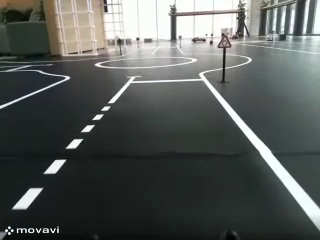
#> input picture frame 24 of lane detection/KakaoTalk_20240519_210000257.mp4, 320 x 240 px, given in place of 21-09-17-12-39-53.mp4, which was not available
$ python icc_week1a.py   (older library calls are emulated)
#> lines starting #> are read from the running program, lines starting #| are printed output that depends on the picture; after the words box and inside, x2 and y2 are one past the last pixel; in counts of white or black regions, pixels touching at a corner belong together; pictures that were not available may be replaced by others from this repository, and a replacement may not be noted
import cv2
import numpy as np
import matplotlib.pyplot as plt

def color(img):  #하얀선과 노란선을 추출하여 띄우기
    # -> HSV
    hsv = cv2.cvtColor(img, cv2.COLOR_BGR2HSV)

    white_lower = np.array([0, 0, 200])
    white_upper = np.array([179, 255, 255])
    white_range = cv2.inRange(hsv, white_lower, white_upper)
    filtered_img = cv2.bitwise_and(img, img, mask=white_range)
    return filtered_img

def warp(img): #이미지를 버드와이저로 변환
    x, y = img.shape[1], img.shape[0] #320,240

    # ROi
    src_center_offset = [94, 77]  #121, 42 94, 77 80, 96

    src_point1=[0, 240]
    src_point2=[src_center_offset[0], src_center_offset[1]]
    src_point3=[320 - src_center_offset[0], src_center_offset[1]]
    src_point4=[320, 240]
    src=np.float32([src_point1,src_point2,src_point3,src_point4])

    dst_offset = [round(x * 0.20), 0]
        # offset x 값이 작아질 수록 dst box width 증가합니다.

    dst_point1=[dst_offset[0], y]
    dst_point2=[dst_offset[0], 0]
    dst_point3=[x - dst_offset[0], 0]
    dst_point4=[x - dst_offset[0], y]
    dst=np.float32([dst_point1,dst_point2,dst_point3,dst_point4])

    # find perspective matrix
    matrix = cv2.getPerspectiveTransform(src, dst)
    warp_img = cv2.warpPerspective(img, matrix, (x, y))
    return warp_img

def binary(warp_img): #bin으로 변환
    grayed_img = cv2.cvtColor(warp_img, cv2.COLOR_BGR2GRAY)
    _, bin_img = cv2.threshold(grayed_img, 160, 255, cv2.THRESH_BINARY)
    return bin_img

def draw(bin_img):
    histogram = np.sum(bin_img, axis=0)
    midpoint = np.int(histogram.shape[0]/2) # 160
    leftbase = np.argmax(histogram[:midpoint])
    rightbase = np.argmax(histogram[midpoint:]) + midpoint
    # [4 lines of commented-out code are left out]

    out_img = np.dstack((bin_img, bin_img, bin_img)) * 255

    ## window parameter
    # 적절한 윈도우의 개수를 지정합니다.
    nwindows = 7
    # 개수가 너무 적으면 정확하게 차선을 찾기 힘듭니다.
    # 개수가 너무 많으면 연산량이 증가하여 시간이 오래 걸립니다.
    window_height = 240//nwindows
    # 윈도우의 너비를 지정합니다. 윈도우가 옆 차선까지 넘어가지 않게 사이즈를 적절히 지정합니다.
    margin = 25
    # 탐색할 최소 픽셀의 개수를 지정합니다.
    min_pix = round((margin * 2 * window_height) * 0.0031)

    lane_pixel = bin_img.nonzero()
    lane_pixel_y = np.array(lane_pixel[0])
    lane_pixel_x = np.array(lane_pixel[1])

    # pixel index를 담을 list를 만들어 줍니다.
    left_lane_idx = []
    right_lane_idx = []

    for window in range(nwindows): # 1~n 반복
        win_y_low = bin_img.shape[0] - (window + 1) * window_height # 윈도우 아래 인덱스
        win_y_high = bin_img.shape[0] - window * window_height # 윈도우 위 인덱스

        # 윈도우 넓이
        win_x_left_low = leftbase - margin
        win_x_left_high = leftbase + margin
        win_x_right_low = rightbase - margin
        win_x_right_high = rightbase + margin

        if leftbase != 0:
            cv2.rectangle(
                out_img,
                (win_x_left_low, win_y_low),
                (win_x_left_high, win_y_high),
                (0, 255, 0),2)
        if rightbase != midpoint:
            cv2.rectangle(out_img,
                (win_x_right_low, win_y_low),
                (win_x_right_high, win_y_high),
                (0, 0, 255),2)

        # 왼쪽 오른쪽 각 차선 픽셀이 window안에 있는 경우 index를 저장합니다.
        good_left_idx = (
            (lane_pixel_y >= win_y_low) & (lane_pixel_y < win_y_high) & (lane_pixel_x >= win_x_left_low) & (lane_pixel_x < win_x_left_high)
        ).nonzero()[0]
        good_right_idx = (
            (lane_pixel_y >= win_y_low) & (lane_pixel_y < win_y_high) & (lane_pixel_x >= win_x_right_low) & (lane_pixel_x < win_x_right_high)
        ).nonzero()[0]

        left_lane_idx.append(good_left_idx)
        right_lane_idx.append(good_right_idx)

        # window내 설정한 pixel개수 이상이 탐지되면, 픽셀들의 x 좌표 평균으로 업데이트 합니다.
        if len(good_left_idx) > min_pix:
            leftbase = np.int32(np.mean(lane_pixel_x[good_left_idx]))
        if len(good_right_idx) > min_pix:
            rightbase = np.int32(np.mean(lane_pixel_x[good_right_idx]))


    # np.concatenate(array) => axis 0으로 차원 감소 시킵니다.(window개수로 감소)
    left_lane_idx = np.concatenate(left_lane_idx)
    right_lane_idx = np.concatenate(right_lane_idx)

    # window 별 좌우 도로 픽셀 좌표입니다.
    left_x = lane_pixel_x[left_lane_idx]
    left_y = lane_pixel_y[left_lane_idx]
    right_x = lane_pixel_x[right_lane_idx]
    right_y = lane_pixel_y[right_lane_idx]

    # 좌우 차선 별 2차함수 계수를 추정합니다.
    if len(left_x) < 700:
        left_x = right_x - 230
        left_y = right_y
    elif len(right_x) < 700:
        right_x = left_x + 230
        right_y = left_y

    left_fit = np.polyfit(left_y, left_x, 2)
    right_fit = np.polyfit(right_y, right_x, 2)
    # 좌우 차선 별 추정할 y좌표입니다.
    plot_y = np.linspace(0, bin_img.shape[0] - 1, nwindows)
    # 좌우 차선 별 2차 곡선을 추정합니다.
    left_fit_x = left_fit[0] * plot_y**2 + left_fit[1] * plot_y + left_fit[2]
    right_fit_x = right_fit[0] * plot_y**2 + right_fit[1] * plot_y + right_fit[2]
    center_fit_x = (right_fit_x + left_fit_x) / 2

    # 양쪽 차선 및 중심 선 pixel 좌표(x,y)로 변환합니다.
    center = np.asarray(tuple(zip(center_fit_x, plot_y)), np.int32)
    right = np.asarray(tuple(zip(right_fit_x, plot_y)), np.int32)
    left = np.asarray(tuple(zip(left_fit_x, plot_y)), np.int32)

    cv2.polylines(out_img, [left], False, (0, 0, 255), thickness=5)
    cv2.polylines(out_img, [right], False, (0, 255, 0), thickness=5)
    sliding_window_img = out_img
    return sliding_window_img, left, right, center, left_x, left_y, right_x, right_y

def stop_line(bin_img,out_img):
    # 확률적 허프 변환 수행
    rho = 1                   # 허프 그리드에서의 거리 해상도 (픽셀 단위)
    theta = np.pi / 180       # 허프 그리드에서의 각도 해상도 (라디안 단위)
    threshold = 20           # 선으로 간주되기 위한 최소 교차점 수
    min_line_length = 50     # 선의 최소 길이
    max_line_gap = 100        # 선분 사이의 최대 허용 간격

    # edges = cv2.Canny(bin_img, 50, 150, apertureSize=3)
    stop_lines = cv2.HoughLinesP(bin_img, rho, theta, threshold, minLineLength=min_line_length, maxLineGap=max_line_gap)

    if stop_lines is not None:
        for line in stop_lines:
            x1, y1, x2, y2 = line[0]
            if abs(y2 - y1) < 5:  # 수직 방향으로 흐르는 것을 고려하여 더 작은 값으로 설정
                cv2.line(out_img, (x1, y1), (x2, y2), (255, 0, 0), 5)
                print('stop_line')

cap = cv2.VideoCapture('21-09-17-12-39-53.mp4')
while True:
    ret, img = cap.read()
#> img is the input picture: shape (240, 320, 3); mean B, G, R 88.3, 90.7, 86.4
    if not ret:
        break
    filtered_img = color(img)
#> in color, `hsv = cv2.cvtColor(img, cv2.COLOR_BGR2HSV)`: hsv: shape (240, 320, 3); mean H, S, V 72.7, 32.8, 92
#> in color, `white_range = cv2.inRange(hsv, white_lower, white_upper)`:
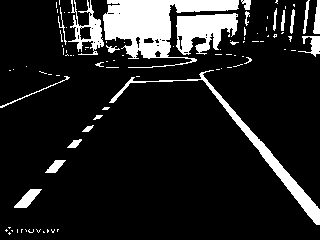
#> white_range: shape (240, 320); 13.1% white; 94 white regions (72 under 20 px), largest, box (x1, y1, x2, y2) and area: (103, 0, 239, 68) 4012, (109, 70, 320, 225) 1786, (176, 13, 238, 55) 1656
#> in color, `filtered_img = cv2.bitwise_and(img, img, mask=white_range)`:
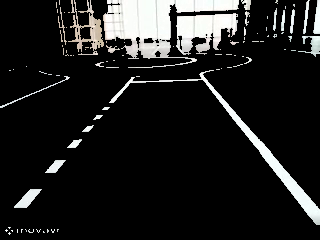
#> filtered_img: shape (240, 320, 3); mean B, G, R 30.6, 31, 30.8
    warp_img = warp(filtered_img)
    bin_img = binary(warp_img)
#> in binary, `_, bin_img = cv2.threshold(grayed_img, 160, 255, cv2.THRESH_BINARY)`:
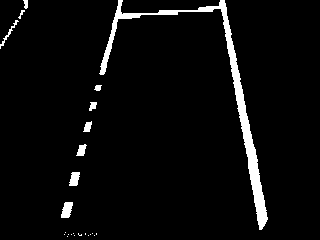
#> bin_img: shape (240, 320); 4.3% white; 24 white regions (14 under 20 px), largest, box (x1, y1, x2, y2) and area: (99, 0, 268, 230) 2627, (61, 202, 73, 218) 141, (69, 172, 80, 186) 117
    out_img,left,right,center,left_x,_,right_x,_ = draw(bin_img)
#> in draw, `histogram = np.sum(bin_img, axis=0)`: histogram = 320 values, max 15555 at index 257, min 0 at index 28, mean 2609.8
#> in draw, `leftbase = np.argmax(histogram[:midpoint])`: leftbase = 105
#> in draw, `rightbase = np.argmax(histogram[midpoint:]) + midpoint`: rightbase = 257
#> in draw, `lane_pixel = bin_img.nonzero()`: lane_pixel = 3275 positions, rows 0 to 236, columns 0 to 267
#> in draw, `lane_pixel_y = np.array(lane_pixel[0])`: lane_pixel_y = 3275 values from 0 to 236
#> in draw, `lane_pixel_x = np.array(lane_pixel[1])`: lane_pixel_x = 3275 values, max 267 at index 3167, min 0 at index 978, mean 184.5
#> the loop in draw, `for window in range(nwindows):` made 7 passes
#> (win_x_left_low, win_x_left_high, win_x_right_low, win_x_right_high, leftbase, rightbase) on passes 1 to 7: (80, 130, 232, 282, 88, 261), (63, 113, 236, 286, 72, 256), (47, 97, 231, 281, 81, 250), (56, 106, 225, 275, 89, 244), (64, 114, 219, 269, 98, 237), (73, 123, 212, 262, 106, 231), (81, 131, 206, 256, 118, 221)
#> after the loop in draw, `for window in range(nwindows):`:
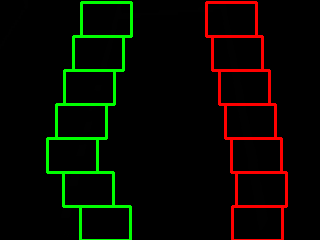
#> out_img: shape (240, 320, 3); mean of channels 0, 1, 2 0, 8.9, 8.5; drawn as B, G, R
#> after the loop in draw, `for window in range(nwindows):`: left_lane_idx = 7 items
#> in draw, `left_lane_idx = np.concatenate(left_lane_idx)`: left_lane_idx = 831 values, max 3273 at index 10, min 33 at index 606, mean 1489.1
#> in draw, `right_lane_idx = np.concatenate(right_lane_idx)`: right_lane_idx = 1912 values, max 3253 at index 208, min 37 at index 1648, mean 1879.3
#> in draw, `left_x = lane_pixel_x[left_lane_idx]`: left_x = 831 values, max 130 at index 668, min 64 at index 136, mean 97.97
#> in draw, `left_y = lane_pixel_y[left_lane_idx]`: left_y = 831 values, max 235 at index 7, min 2 at index 606, mean 90.59
#> in draw, `right_x = lane_pixel_x[right_lane_idx]`: right_x = 1912 values, max 267 at index 122, min 206 at index 1675, mean 243.9
#> in draw, `right_y = lane_pixel_y[right_lane_idx]`: right_y = 1912 values, max 229 at index 206, min 2 at index 1648, mean 121.8
#> in draw, `left_fit = np.polyfit(left_y, left_x, 2)`: left_fit = [0.000664, -0.396, 125.7]
#> in draw, `right_fit = np.polyfit(right_y, right_x, 2)`: right_fit = [-0.000226, 0.248, 218]
#> in draw, `left_fit_x = left_fit[0] * plot_y**2 + left_fit[1] * plot_y + left_fit..`: left_fit_x = [125.7, 110.9, 98.31, 87.79, 79.38, 73.07, 68.87]
#> in draw, `right_fit_x = right_fit[0] * plot_y**2 + right_fit[1] * plot_y + right..`: right_fit_x = [218, 227.5, 236.3, 244.4, 251.7, 258.4, 264.3]
#> in draw, `center_fit_x = (right_fit_x + left_fit_x) / 2`: center_fit_x = [171.8, 169.2, 167.3, 166.1, 165.6, 165.7, 166.6]
#> in draw, `center = np.asarray(tuple(zip(center_fit_x, plot_y)), np.int32)`: center = [[171, 0], [169, 39], [167, 79], [166, 119], [165, 159], [165, 199], [166, 239]]
#> in draw, `right = np.asarray(tuple(zip(right_fit_x, plot_y)), np.int32)`: right = [[218, 0], [227, 39], [236, 79], [244, 119], [251, 159], [258, 199], [264, 239]]
#> in draw, `left = np.asarray(tuple(zip(left_fit_x, plot_y)), np.int32)`: left = [[125, 0], [110, 39], [98, 79], [87, 119], [79, 159], [73, 199], [68, 239]]
#> in draw, `cv2.polylines(out_img, [right], False, (0, 255, 0), thickness=5)`:
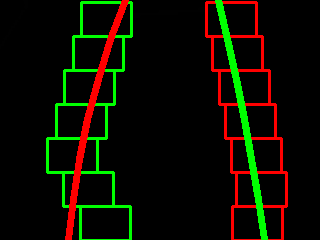
#> out_img: shape (240, 320, 3); mean of channels 0, 1, 2 0, 14.1, 13.7; drawn as B, G, R
    stop_line(bin_img,out_img)
#> in stop_line, `stop_lines = cv2.HoughLinesP(bin_img, rho, theta, threshold, minLineLe..`: stop_lines = 25 rows, first 6: [220, 2, 266, 221], [221, 0, 267, 219], [218, 6, 264, 224], [219, 5, 265, 223], [64, 217, 122, 0], [63, 217, 121, 0]
#> the loop in stop_line, `for line in stop_lines:` made 25 passes
#> (x1, y1, x2, y2) on passes 1 to 12: (220, 2, 266, 221), (221, 0, 267, 219), (218, 6, 264, 224), (219, 5, 265, 223), (64, 217, 122, 0), (63, 217, 121, 0), (217, 6, 264, 225), (62, 217, 120, 1), (15, 20, 226, 9), (216, 6, 262, 226), (61, 217, 119, 0), (222, 0, 259, 175)
#| stop_line
#> after the loop in stop_line, `for line in stop_lines:`:
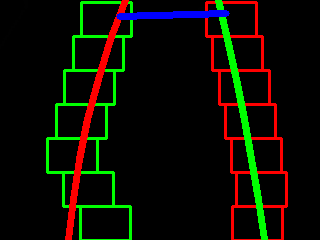
#> out_img: shape (240, 320, 3); 1.01% of pixels changed, all inside (x1, y1, x2, y2) = (116, 10, 230, 20); drawn as B, G, R
    result_img = cv2.addWeighted(warp_img, 0.6, out_img, 1.0, 0)
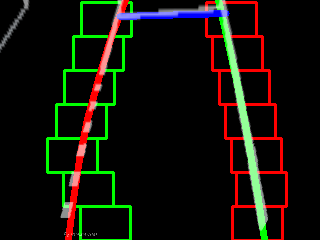
#> result_img: shape (240, 320, 3); mean B, G, R 9, 17.9, 19

    # [8 lines of commented-out code are left out]


    print("-----------")
    if np.average(center[:,0])> 160:
        print("turn right")
    else:
        print("turn left")


    cv2.imshow("filtered_img", filtered_img)
    # cv2.imshow("warp_img", warp_img)
    # cv2.imshow("bin_img", bin_img)
    cv2.imshow("out_img", out_img)
    cv2.imshow("result_img", result_img)


    key = cv2.waitKey(1)
#> (key q is pressed here)
    if  key == ord('q'):
        break


cap.release()
cv2.destroyAllWindows()

$ run again, starting later in the video
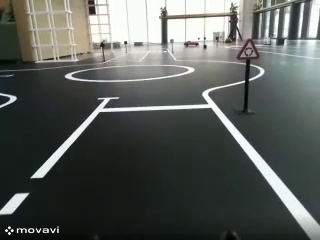
#> input picture frame 108 of lane detection/KakaoTalk_20240519_210000257.mp4, 320 x 240 px, given in place of 21-09-17-12-39-53.mp4, which was not available
#> img is the input picture: shape (240, 320, 3); mean B, G, R 89.3, 92.9, 88.8
#> hsv: shape (240, 320, 3); mean H, S, V 68, 34.3, 94.1
#> white_range: shape (240, 320); 13.5% white; 82 white regions (62 under 20 px), largest, box (x1, y1, x2, y2) and area: (89, 0, 165, 62) 3197, (31, 81, 316, 224) 2569, (167, 16, 230, 60) 1593
#> bin_img: shape (240, 320); 5.1% white; 19 white regions (13 under 20 px), largest, box (x1, y1, x2, y2) and area: (61, 29, 260, 230) 3327, (73, 0, 171, 15) 215, (23, 0, 69, 12) 129, (53, 207, 65, 223) 127, (250, 13, 279, 28) 67, (287, 0, 302, 9) 39
#> histogram = 320 values, max 12750 at index 247, min 0 at index 0, mean 3126.1
#> in draw, `leftbase = np.argmax(histogram[:midpoint])`: leftbase = 93
#> in draw, `rightbase = np.argmax(histogram[midpoint:]) + midpoint`: rightbase = 247
#> lane_pixel = 3923 positions, rows 0 to 236, columns 23 to 301
#> lane_pixel_y = 3923 values from 0 to 236
#> lane_pixel_x = 3923 values, max 301 at index 26, min 23 at index 0, mean 167
#> the loop in draw, `for window in range(nwindows):` made 7 passes
#> (win_x_left_low, win_x_left_high, win_x_right_low, win_x_right_high, leftbase, rightbase) on passes 1 to 7: (68, 118, 222, 272, 81, 251), (56, 106, 226, 276, 66, 245), (41, 91, 220, 270, 73, 238), (48, 98, 213, 263, 81, 230), (56, 106, 205, 255, 92, 219), (67, 117, 194, 244, 94, 219), (69, 119, 194, 244, 99, 237)
#> after the loop in draw, `for window in range(nwindows):`:
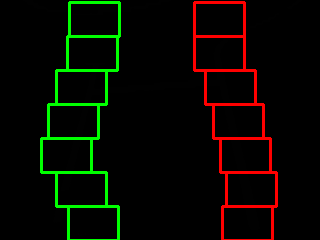
#> out_img: shape (240, 320, 3); mean of channels 0, 1, 2 0, 8.7, 8.6; drawn as B, G, R
#> after the loop in draw, `for window in range(nwindows):`: left_lane_idx = 7 items
#> in draw, `left_lane_idx = np.concatenate(left_lane_idx)`: left_lane_idx = 1063 values, max 3921 at index 15, min 252 at index 978, mean 2076.3
#> in draw, `right_lane_idx = np.concatenate(right_lane_idx)`: right_lane_idx = 1737 values, max 3903 at index 249, min 450 at index 1711, mean 2349
#> in draw, `left_x = lane_pixel_x[left_lane_idx]`: left_x = 1063 values, max 118 at index 998, min 61 at index 136, mean 82.71
#> left_y = 1063 values, max 235 at index 11, min 10 at index 978, mean 118.1
#> in draw, `right_x = lane_pixel_x[right_lane_idx]`: right_x = 1737 values, max 259 at index 232, min 205 at index 1235, mean 234.7
#> right_y = 1737 values, max 229 at index 243, min 29 at index 1711, mean 137.1
#> left_fit = [-0.000162, -0.171, 105.5]
#> right_fit = [0.000739, 0.00445, 217.8]
#> left_fit_x = [105.5, 98.46, 90.89, 82.81, 74.22, 65.11, 55.49]
#> right_fit_x = [217.8, 219.1, 222.8, 228.9, 237.3, 248, 261.1]
#> center_fit_x = [161.7, 158.8, 156.9, 155.9, 155.7, 156.6, 158.3]
#> in draw, `center = np.asarray(tuple(zip(center_fit_x, plot_y)), np.int32)`: center = [[161, 0], [158, 39], [156, 79], [155, 119], [155, 159], [156, 199], [158, 239]]
#> in draw, `right = np.asarray(tuple(zip(right_fit_x, plot_y)), np.int32)`: right = [[217, 0], [219, 39], [222, 79], [228, 119], [237, 159], [248, 199], [261, 239]]
#> in draw, `left = np.asarray(tuple(zip(left_fit_x, plot_y)), np.int32)`: left = [[105, 0], [98, 39], [90, 79], [82, 119], [74, 159], [65, 199], [55, 239]]
#> stop_lines = 35 rows, first 6: [214, 52, 255, 208], [63, 212, 103, 10], [217, 76, 255, 229], [74, 167, 108, 10], [215, 64, 258, 228], [88, 89, 224, 80]
#> the loop in stop_line, `for line in stop_lines:` made 35 passes
#> `result_img = cv2.addWeighted(warp_img, 0.6, out_img, 1.0, 0)`:
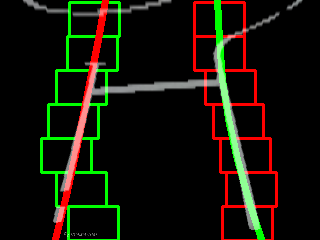
#> result_img: shape (240, 320, 3); mean B, G, R 8.5, 20, 20.4

$ run again, starting later in the video
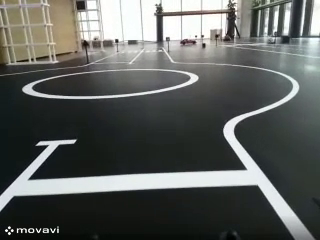
#> input picture frame 192 of lane detection/KakaoTalk_20240519_210000257.mp4, 320 x 240 px, given in place of 21-09-17-12-39-53.mp4, which was not available
#> img is the input picture: shape (240, 320, 3); mean B, G, R 92.6, 95.4, 92.5
#> hsv: shape (240, 320, 3); mean H, S, V 69.5, 31.4, 97
#> white_range: shape (240, 320); 16.6% white; 87 white regions (67 under 20 px), largest, box (x1, y1, x2, y2) and area: (0, 70, 299, 222) 5772, (78, 0, 161, 43) 2849, (23, 70, 198, 99) 533
#> bin_img: shape (240, 320); 7.4% white; 18 white regions (16 under 20 px), largest, box (x1, y1, x2, y2) and area: (46, 58, 320, 228) 4601, (0, 0, 215, 64) 1079
#> histogram = 320 values, max 20400 at index 231, min 510 at index 45, mean 4544.6
#> in draw, `leftbase = np.argmax(histogram[:midpoint])`: leftbase = 58
#> in draw, `rightbase = np.argmax(histogram[midpoint:]) + midpoint`: rightbase = 231
#> lane_pixel = 5703 positions, rows 0 to 236, columns 0 to 319
#> lane_pixel_y = 5703 values from 0 to 236
#> lane_pixel_x = 5703 values, max 319 at index 857, min 0 at index 41, mean 159.9
#> the loop in draw, `for window in range(nwindows):` made 7 passes
#> (win_x_left_low, win_x_left_high, win_x_right_low, win_x_right_high, leftbase, rightbase) on passes 1 to 3: (33, 83, 206, 256, 55, 242), (30, 80, 217, 267, 61, 231), (36, 86, 206, 256, 62, 229)
#> after the loop in draw, `for window in range(nwindows):`:
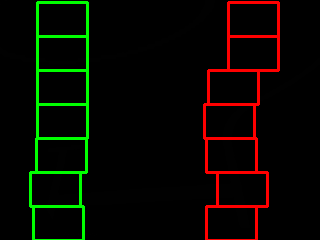
#> out_img: shape (240, 320, 3); mean of channels 0, 1, 2 0.1, 8.3, 8.7; drawn as B, G, R
#> after the loop in draw, `for window in range(nwindows):`: left_lane_idx = 7 items
#> in draw, `left_lane_idx = np.concatenate(left_lane_idx)`: left_lane_idx = 1095 values, max 5702 at index 100, min 810 at index 937, mean 3229.8
#> in draw, `right_lane_idx = np.concatenate(right_lane_idx)`: right_lane_idx = 1447 values, max 5682 at index 224, min 1416 at index 1412, mean 3035.8
#> in draw, `left_x = lane_pixel_x[left_lane_idx]`: left_x = 1095 values, max 86 at index 953, min 37 at index 937, mean 61.1
#> left_y = 1095 values, max 236 at index 100, min 58 at index 937, mean 166.4
#> in draw, `right_x = lane_pixel_x[right_lane_idx]`: right_x = 1447 values, max 257 at index 1413, min 217 at index 340, mean 233.9
#> right_y = 1447 values, max 227 at index 216, min 98 at index 1412, mean 168.5
#> left_fit = [4.2e-05, -0.0222, 63.53]
#> right_fit = [0.00478, -1.54, 351.9]
#> left_fit_x = [63.53, 62.72, 62.03, 61.48, 61.07, 60.78, 60.63]
#> right_fit_x = [351.9, 298.1, 259.4, 235.9, 227.6, 234.5, 256.5]
#> center_fit_x = [207.7, 180.4, 160.7, 148.7, 144.3, 147.6, 158.6]
#> in draw, `center = np.asarray(tuple(zip(center_fit_x, plot_y)), np.int32)`: center = [[207, 0], [180, 39], [160, 79], [148, 119], [144, 159], [147, 199], [158, 239]]
#> in draw, `right = np.asarray(tuple(zip(right_fit_x, plot_y)), np.int32)`: right = [[351, 0], [298, 39], [259, 79], [235, 119], [227, 159], [234, 199], [256, 239]]
#> in draw, `left = np.asarray(tuple(zip(left_fit_x, plot_y)), np.int32)`: left = [[63, 0], [62, 39], [62, 79], [61, 119], [61, 159], [60, 199], [60, 239]]
#> stop_lines = 51 rows, first 6: [46, 208, 239, 181], [47, 206, 239, 179], [47, 209, 241, 185], [47, 204, 238, 174], [51, 205, 238, 179], [47, 205, 238, 175]
#> the loop in stop_line, `for line in stop_lines:` made 51 passes
#> `result_img = cv2.addWeighted(warp_img, 0.6, out_img, 1.0, 0)`:
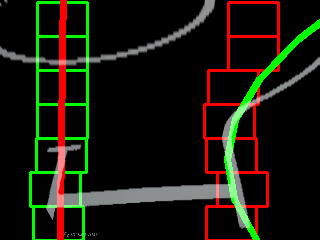
#> result_img: shape (240, 320, 3); mean B, G, R 11.5, 23.4, 23.8
